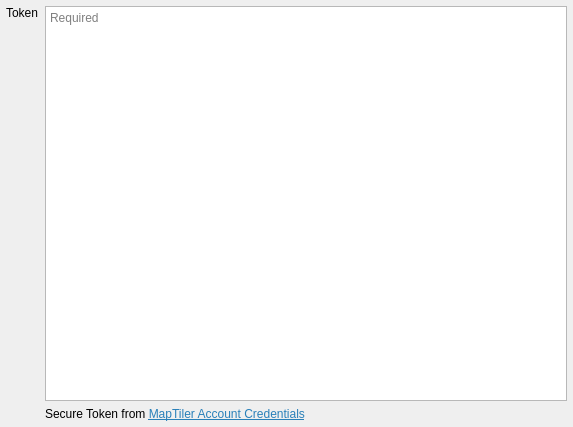
<?xml version="1.0" encoding="UTF-8"?>
<ui version="4.0">
 <class>QgsAuthEsriTokenEdit</class>
 <widget class="QWidget" name="QgsAuthEsriTokenEdit">
  <property name="geometry">
   <rect>
    <x>0</x>
    <y>0</y>
    <width>573</width>
    <height>427</height>
   </rect>
  </property>
  <layout class="QGridLayout" name="gridLayout">
   <property name="leftMargin">
    <number>6</number>
   </property>
   <property name="topMargin">
    <number>6</number>
   </property>
   <property name="rightMargin">
    <number>6</number>
   </property>
   <property name="bottomMargin">
    <number>6</number>
   </property>
   <item row="1" column="0">
    <spacer name="verticalSpacer_2">
     <property name="orientation">
      <enum>Qt::Vertical</enum>
     </property>
     <property name="sizeHint" stdset="0">
      <size>
       <width>20</width>
       <height>173</height>
      </size>
     </property>
    </spacer>
   </item>
   <item row="0" column="0">
    <widget class="QLabel" name="lblToken">
     <property name="text">
      <string>Token</string>
     </property>
    </widget>
   </item>
   <item row="0" column="1" rowspan="2">
    <widget class="QPlainTextEdit" name="mTokenEdit">
     <property name="placeholderText">
      <string>Required</string>
     </property>
    </widget>
   </item>
   <item row="2" column="1">
    <widget class="QLabel" name="mLinkLabel">
     <property name="text">
      <string>&lt;html&gt;&lt;head/&gt;&lt;body&gt;&lt;p&gt;Secure Token from &lt;a href=&quot;https://cloud.maptiler.com/account/credentials/&quot;&gt;&lt;span style=&quot; text-decoration: underline; color:#2980b9;&quot;&gt;MapTiler Account Credentials&lt;/span&gt;&lt;/a&gt;&lt;/p&gt;&lt;/body&gt;&lt;/html&gt;</string>
     </property>
     <property name="textFormat">
      <enum>Qt::RichText</enum>
     </property>
     <property name="openExternalLinks">
      <bool>true</bool>
     </property>
    </widget>
   </item>
  </layout>
 </widget>
 <resources/>
 <connections/>
</ui>
